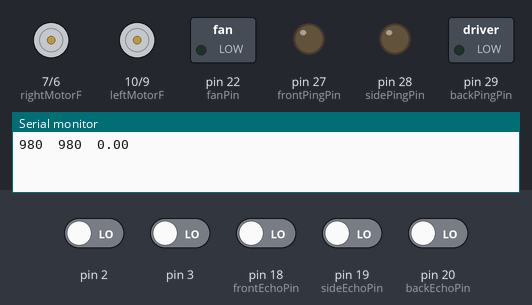
Bench run of a sketch on a simulated Arduino Mega 2560, built with avr-gcc and run on an emulated ATmega2560. Shown: motor-driver pin pairs drawn as motors (green arrow = first pin HIGH = forward, orange = second pin HIGH = backward, longer = more drive), switched loads named in the sketch (green lamp = pin HIGH), output pins drawn as LEDs (lit = HIGH), the last lines printed to the serial monitor. The inputs (shaded band) are chosen by the test bench; at power-on: pin 2, pin 3, pin 18 (frontEchoPin), pin 19 (sideEchoPin), pin 20 (backEchoPin) LOW.

Above: at 0.05 s.
At 1.06 s:
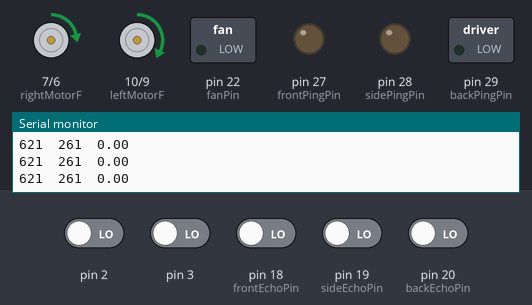
At 2.1 s:
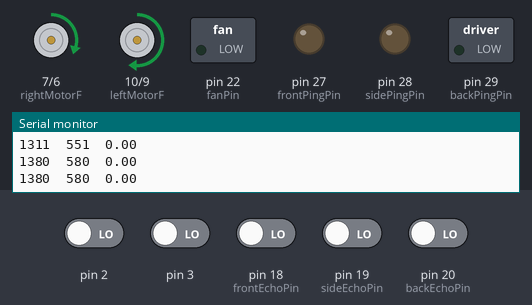
Timing chart, 0 to 3.6 s (numbered marks = the images above):
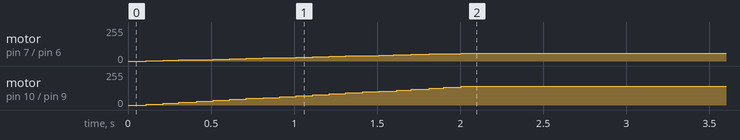

Measured:
- by itself, motor on pin 7 (rightMotorF) / pin 6 (rightMotorB): moves from stopped to forward 59/255 over 1.9 s
- by itself, motor on pin 10 (leftMotorF) / pin 9 (leftMotorB): moves from stopped to forward 140/255 over 1.9 s

The sketch:

WallFollowV1.ino
```cpp
#include <TimerOne.h>

#define FRONTSONAR 1
#define SIDESONAR 2
#define BACKSONAR 3

int fanPin = 22;

long countTime = 0;

//==========================================================================
void setup(){
  Serial.begin(9600);

  //timer set up
  Timer1.initialize(100000);	//0.1 seconds
  Timer1.attachInterrupt(timerISR);

  pinMode(fanPin, OUTPUT);
  digitalWrite(fanPin,LOW);

  initializeMotors();

  initializeSonar();
}
//==========================================================================
void loop(){
  followWall();
  ping(getNextPing());
  Serial.println(getDis(SIDESONAR));
}
//==========================================================================
void timerISR(void) {
  incrementAccelTime();
  countTime++;
}
```

Drive.ino
```cpp
//Contains all functions pertaining to driving the motors
//and running/using the encoders

/* motor and encoder pins */
int leftMotorF = 10;
int leftMotorB = 9;
int leftEncoderB = 8;
int leftEncoderA = 2;

int rightMotorF = 7;
int rightMotorB = 6;
int rightEncoderB = 5;
int rightEncoderA = 3;

/* These keep track of encoder ticks */
volatile long rightCounter = 0;
volatile long leftCounter = 0;

/* Speeds of the wheels in encoder ticks per second */
int baseSpeed = 980; //encoder ticks per second
int leftSpeed = baseSpeed;
int rightSpeed = baseSpeed;

/*   Variables used by calcVelocity()   */
float speedStorage[2][5]; //stores five samples of the velocity from the last .5 seconds

int lastLeftTicks = 0; //holds the value of leftCounter from the previous run of calcVelocity()
int lastRightTicks = 0;

int tempLeftTicks = 0; //holds the captured value of leftCounter
int tempRightTicks = 0;

int leftChange = 0;
int rightChange = 0;

float leftVelocity = 0; //encoder ticks per second
float rightVelocity = 0;

int nextIndex = 0; //the index currently being saved to in speedStorage

long lastTime = 0; //holds the time of the last running of calcVelocity()

/* Variables used by followWall() */
float desiredDist = 4.0;  //the desired distance between the robot and the wall
float distToWall = 0; //the actual distance between the robot and the wall
float wallError = 0;  //the difference between the above two
float Kw = 100;  //propotional multiplier which affects how much the wallError affects the speed
float velocityError = 0; //the difference between the speeds of the wheels
float Kv = 0.5;  //propotional multiplier which affects how much the velocityError affects the speed
volatile float accelTime;  //used as a multiplier to slow the robot's acceleration
//==========================================================================
void initializeMotors(){
  //Motor pin declarations
  pinMode(leftMotorF, OUTPUT);
  pinMode(leftMotorB, OUTPUT);
  pinMode(rightMotorF, OUTPUT);
  pinMode(rightMotorB, OUTPUT);

  //Encoder interrupt initialization
  attachInterrupt(0,leftTick,RISING);
  attachInterrupt(1,rightTick,RISING);
}
//==========================================================================
//returns the number of ticks held by leftCounter
int getLeftTicks(){
  return leftCounter;
}
//==========================================================================
//returns the number of ticks held by rightCounter
int getRightTicks(){
  return rightCounter;
}
//==========================================================================
//returns the valuse of accelTime
int getAccelTime(){
  return accelTime;
}
//==========================================================================
//increments accelTime
void incrementAccelTime(){
  if (accelTime < 1){
    accelTime += .05;
  }
}
//==========================================================================
//triggers when encoder signal A goes high and either increments or
// decrements leftCounter based on whether signal B is low or high
void leftTick(){
  if (digitalRead(leftEncoderB) == HIGH){
    leftCounter++;
  }
  else{
    leftCounter--;
  }
}
//==========================================================================
//triggers when encoder signal A goes high and either increments or
// decrements rightCounter based on whether signal B is low or high
void rightTick(){
  if (digitalRead(rightEncoderB) == HIGH){
    rightCounter--;
  }
  else{
    rightCounter++;
  }
}
//==========================================================================
//determines whether the wheels should spin forwards or backwards based on
// the sign, then maps the speeds, which are originally in encoder ticks
// per second, to the corresponding analog write value
void updateMotors(){
  if(leftSpeed >= 0){  //drive forward
    analogWrite(leftMotorF,mapSpeed(leftSpeed));
    analogWrite(leftMotorB,0);
  }
  else{                //drive backward
    analogWrite(leftMotorF,0);
    analogWrite(leftMotorB,(mapSpeed(leftSpeed)));
  }
  if(rightSpeed >= 0){ //drive forward
    analogWrite(rightMotorF,mapSpeed(rightSpeed));
    analogWrite(rightMotorB,0);
  }
  else{                //drive backward
    analogWrite(rightMotorF,0);
    analogWrite(rightMotorB,(mapSpeed(rightSpeed)));
  }
}
//==========================================================================
//returns an analogWrite value (0 to 255) corresponding to the input speed
//Note: ignores the sign of inSpeed since negatives are already taken care of
//      of in updateMotors()
int mapSpeed(int inSpeed){
  //get the absolute value of inSpeed
  if(inSpeed < 0){
    inSpeed *= -1;
  }
  //convert to an analogWrite value (0 to 255)
  return ( (float)inSpeed/9.8 );
}
//==========================================================================
//calculates the average velocity of the robot in encoder ticks per second and
// stores the values in a 2x5 array with circular indexing. The left velocity
// is stored in row 0 and the right is stored in row 1.
//assumes the timer triggers every .1 s, resulting in this function storing
// the last .5 seconds of velocity data
void calcVelocity(){
  if(countTime - lastTime > 0){ // true if the timer went off since the last running of calcVelocity()
    lastTime = countTime;
    //save the current number of ticks so they dont change
    // while calculations are being made
    tempLeftTicks = leftCounter;
    tempRightTicks = rightCounter;

    //calculate the change in ticks since the last time this function ran
    leftChange = tempLeftTicks - lastLeftTicks;
    rightChange = tempRightTicks - lastRightTicks;

    //calculate the velocity (assumes this function runs every .1 seconds
    leftVelocity = leftChange/.1;
    rightVelocity = rightChange/.1;

    //set the new initial ticks in preparation for the next run
    lastLeftTicks = tempLeftTicks;
    lastRightTicks = tempRightTicks;

    //increment the storing index
    if(nextIndex >= 4){
      nextIndex = 0;
    }
    else{
      nextIndex++;
    }

    //store the left and right velocities in a 2x5 array
    speedStorage[0][nextIndex] = leftVelocity;
    speedStorage[1][nextIndex] = rightVelocity;
  }
}
//==========================================================================
//calculates the average velocity of the left wheel in encoder ticks per second
// using the data stored in speedStorage[0]
float getLeftVeloc(){
  int sum = 0;
  //sum the stored velocities
  for(int i = 0; i < 5; i++){
    sum += speedStorage[0][i];
  }
  //calculate and return the average
  return sum/5;
}
//==========================================================================
//calculates the average velocity of the right wheel in encoder ticks per second
// using the data stored in speedStorage[1]
float getRightVeloc(){
  int sum = 0;
  //sum the stored velocities
  for(int i = 0; i < 5; i++){
    sum += speedStorage[1][i];
  }
  //calculate and return the average
  return sum/5;
}
//==========================================================================
//follows a wall at a distance of desiredDist at an average speed
// set by baseSpeed
void followWall(){
  calcVelocity();
  //calculate sonar error
  distToWall = getDis(SIDESONAR);
  wallError = desiredDist - distToWall;
  //calculate velocity error
  velocityError = getRightVeloc() - getLeftVeloc();
  Serial.print(leftSpeed);
  Serial.print("  ");
  Serial.print(rightSpeed);
  Serial.print("  ");
//  Serial.print(getLeftVeloc());
//  Serial.print("  ");
//  Serial.println(getRightVeloc());
  //calculate speed based on the errors (proportional control)
  leftSpeed = accelTime * (baseSpeed + (Kw * wallError) + (Kv * velocityError));
  rightSpeed = accelTime * (baseSpeed - (Kw * wallError) - (Kv * velocityError));
  //set the motor speeds
  updateMotors();
}
```

Sonar.ino
```cpp
//Contains all functions pertaining to running/using the sonar
//sonar pins
int frontPingPin = 27;
int sidePingPin = 28;
int backPingPin = 29;
int frontEchoPin = 18;
int sideEchoPin = 19;
int backEchoPin = 20;

long frontPingTime = 0;
long sidePingTime = 0;
long backPingTime = 0;

volatile long frontEchoTime = 0;
volatile long sideEchoTime = 0;
volatile long backEchoTime = 0;

int tempEchoFront = 0;
int tempEchoSide = 0;
int tempEchoBack = 0;

boolean waiting = false;

int pingNext = FRONTSONAR;
//========================================================
void initializeSonar(){
  //Sonar pin declarations
  pinMode(frontPingPin,OUTPUT);
  pinMode(frontEchoPin,INPUT);
  pinMode(sidePingPin,OUTPUT);
  pinMode(sideEchoPin,INPUT);
  pinMode(backPingPin,OUTPUT);
  pinMode(backEchoPin,INPUT);

  //Sonar interrupt initialization
  attachInterrupt(5,frontSonarISR,CHANGE);
  attachInterrupt(4,sideSonarISR,CHANGE);
  attachInterrupt(3,backSonarISR,CHANGE);

  //Ensures all Soonar pin pins are initialized to low
  digitalWrite(frontPingPin,LOW);
  digitalWrite(sidePingPin,LOW);
  digitalWrite(backPingPin,LOW);
}
int getNextPing(){
  return pingNext;
}
//=======================================================
float getDis(int sonarToRead){
  switch(sonarToRead){
    case FRONTSONAR:{
       return ( (567.5 * ( (float)frontEchoTime/1000000)) * 12.0);
    }
    case SIDESONAR:{
       return ( (567.5 * ( (float)sideEchoTime/1000000)) * 12.0);
    }
    case BACKSONAR:{
       return ( (567.5 * ( (float)backEchoTime/1000000)) * 12.0);
    }
  }
}
//========================================================
void ping(int sensorToPing){
  if(!waiting){
    int pingPin;
    switch(sensorToPing){
      case 1:{    //FRONTSONAR
        pingPin = frontPingPin;
        break;
      }
      case 2:{    //SIDESONAR
        pingPin = sidePingPin;
        break;
      }
      case 3:{    //BACKSONAR
        pingPin = backPingPin;
        break;
      }
    }
    // Serial.print(pingPin);

    delay(50);  //ensures a second ping is not sent out before
                //the first returns
    digitalWrite(pingPin,LOW);
    digitalWrite(pingPin,HIGH);
    delayMicroseconds(250);
    digitalWrite(pingPin,LOW);

    waiting = true;
  }
}
//========================================================
void frontSonarISR(){
  if(digitalRead(frontEchoPin) == HIGH){
    frontPingTime = micros();
  }
  else{
    tempEchoFront = micros() - frontPingTime;
    if(tempEchoFront < 30000){
      frontEchoTime = tempEchoFront;
      pingNext = SIDESONAR;
    }
    else{
      pingNext = FRONTSONAR;
    }
    waiting = false;
  }
}
//========================================================
void sideSonarISR(){
  if(digitalRead(sideEchoPin) == HIGH){
    sidePingTime = micros();
  }
  else{
    tempEchoSide = micros() - sidePingTime;
    if(tempEchoSide < 30000){
      sideEchoTime = tempEchoSide;
      pingNext = FRONTSONAR;
    }
    else{
      pingNext = SIDESONAR;
    }
    waiting = false;
  }
}
//========================================================
void backSonarISR(){
  if(digitalRead(backEchoPin) == HIGH){
    backPingTime = micros();
  }
  else{
    tempEchoBack = micros() - backPingTime;
    if(tempEchoBack < 30000){
      backEchoTime = tempEchoBack;
      pingNext = FRONTSONAR;
    }
    else{
      pingNext = FRONTSONAR;
    }
    waiting = false;
  }
}
```
